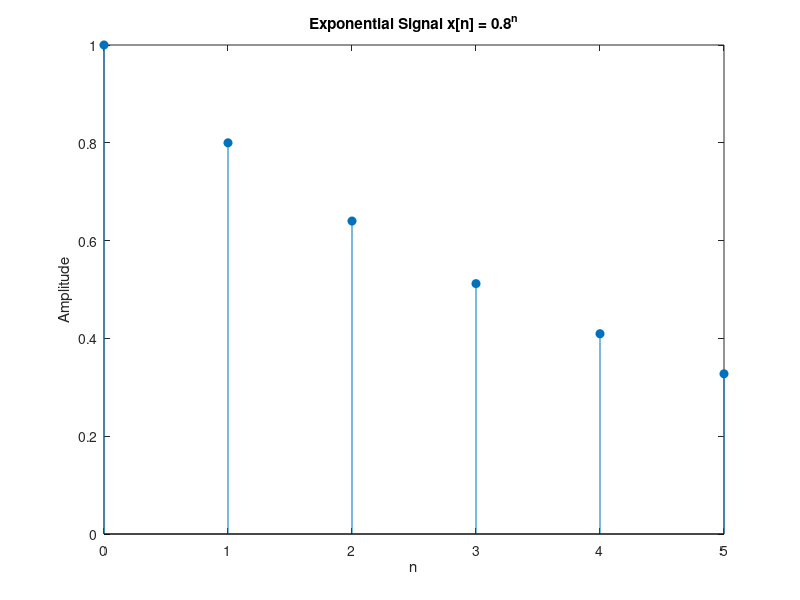

Here is the MATLAB script that generated this plot:
n = 0:5;
a = 0.8;
x = a.^n;
stem(n, x, 'filled');
xlabel('n'); 
ylabel('Amplitude');
title('Exponential Signal x[n] = 0.8^n');
